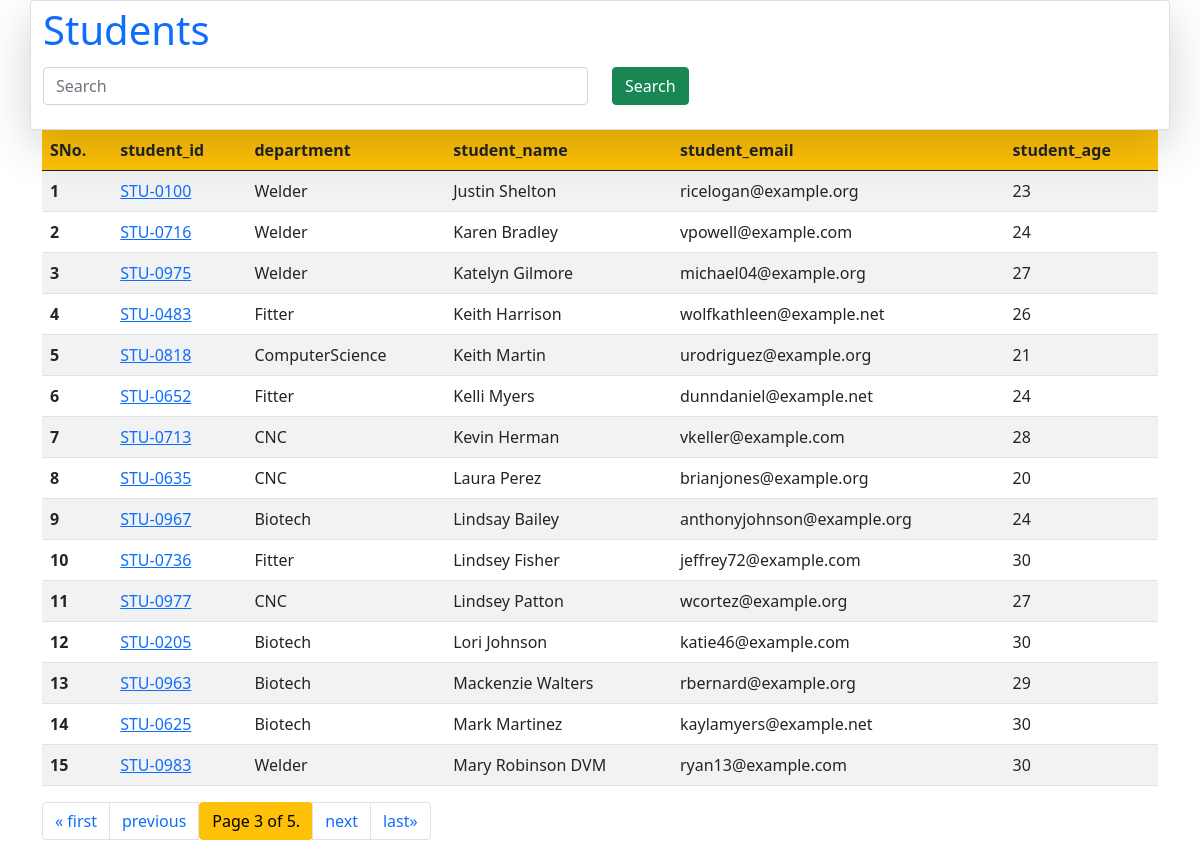
Screenshot of /students/?page=3 with the database file from the repository.
### vege/models.py (models this page shows)
class Student(models.Model):
    department = models.ForeignKey(
        Department, related_name="depart", on_delete=models.CASCADE)
    student_id = models.OneToOneField(
        StudentID, related_name="studentid", on_delete=models.CASCADE)
    student_name = models.CharField(max_length=100)
    student_email = models.EmailField(unique=True)
    student_age = models.IntegerField(default=18)
    student_address = models.TextField()
    def __str__(self) -> str:
        return self.student_name
    class Meta:
        ordering = ['student_name']
        verbose_name = "student"

class StudentID(models.Model):
    student_id = models.CharField(max_length=100)
    def __str__(self) -> str:
        return self.student_id

class Department(models.Model):
    department = models.CharField(max_length=100)
    def __str__(self) -> str:
        return self.department
    class Meta:
        ordering = ['department']

### vege/views.py (the view)
# urls.py: path('students/', views.get_students, name='get_studentss'),
def get_students(request):
    queryset = Student.objects.all()
    if request.GET.get('search'):
        search = request.GET.get('search')
        queryset = queryset.filter(
            Q(student_id__student_id__icontains=search) | Q(
                student_name__icontains=search) | Q(student_email__icontains=search) | Q(department__department__icontains=search)
        )
    paginator = Paginator(queryset, 15)  # Show 25 contacts per page.
    page_number = request.GET.get("page", 1)
    page_obj = paginator.get_page(page_number)
    return render(request, 'report/students.html', {'queryset': page_obj})

### vege/templates/report/students.html (shortened to what this page needs)
<!DOCTYPE html>
<html lang="en">
<head>
    <link href="https://cdn.jsdelivr.net/npm/bootstrap@5.0.2/dist/css/bootstrap.min.css" rel="stylesheet"
>
</head>
<body>
    <div class="container card  shadow-lg">
        <a href="{% url 'get_studentss' %}" class="navbar-brand">
            <h1>Students</h1>
        </a>
        <form class="form mb-4">
            <div class="row ">
                <div class="col-md-6 "> <input class="form-control" name="search" type="search" placeholder="Search">
                </div>
                <div class="col-md-6">
                    <button class="btn btn-success" type="submit">Search</button>
                </div>
            </div>
        </form>
    </div>
    <div class="container">
        <table class="table table-striped">
            <thead class="bg-warning">
                <tr>
                    <th scope="col">SNo.</th>
                    <th scope="col">student_id</th>
                    <th scope="col">department</th>
                    <th scope="col">student_name</th>
                    <th scope="col">student_email</th>
                    <th scope="col">student_age</th>
                </tr>
            </thead>
            <tbody>
                {% for student in queryset %}
                <tr>
                    <th scope="row">{{forloop.counter}}</th>
                    <td>
                        <a href="{% url 'see_marks' student.student_id %}">{{student.student_id}}</a>
                    </td>
                    <td>{{student.department}}</td>
                    <td>{{student.student_name}}</td>
                    <td>{{student.student_email}}</td>
                    <td>{{student.student_age}}</td>
                </tr>
                {% endfor %}
            </tbody>
        </table>
        <div class="pagination">
            <nav aria-label="Page navigation example">
                <ul class="pagination">
                    {% if queryset.has_previous %}
                    <li class="page-item"><a class="page-link" href="?page=1">&laquo; first</a></li>
                    <li class="page-item"><a class="page-link"
                            href="?page={{ queryset.previous_page_number }}">previous</a></li>
                    {% endif %}
                    <span class="current btn btn-warning">
                        Page {{ queryset.number }} of {{ queryset.paginator.num_pages }}.
                    </span>
                    {% if queryset.has_next %}
                    <li class="page-item"><a class="page-link" href="?page={{ queryset.next_page_number }}">next</a>
                    </li>
                    <li class="page-item"><a class="page-link"
                            href="?page={{ queryset.paginator.num_pages }}">last&raquo;</a></li>
                    {% endif %}
                </ul>
            </nav>
        </div>
    </div>
</body>
</html>

### rows the page displays
Student: student_id "STU-0100", department "Welder", student_name "Justin Shelton", student_email "ricelogan@example.org", student_age "23"
Student: student_id "STU-0716", department "Welder", student_name "Karen Bradley", student_email "vpowell@example.com", student_age "24"
Student: student_id "STU-0975", department "Welder", student_name "Katelyn Gilmore", student_email "michael04@example.org", student_age "27"
Student: student_id "STU-0483", department "Fitter", student_name "Keith Harrison", student_email "wolfkathleen@example.net", student_age "26"
Student: student_id "STU-0818", department "ComputerScience", student_name "Keith Martin", student_email "urodriguez@example.org", student_age "21"
Student: student_id "STU-0652", department "Fitter", student_name "Kelli Myers", student_email "dunndaniel@example.net", student_age "24"
Student: student_id "STU-0713", department "CNC", student_name "Kevin Herman", student_email "vkeller@example.com", student_age "28"
Student: student_id "STU-0635", department "CNC", student_name "Laura Perez", student_email "brianjones@example.org", student_age "20"
Student: student_id "STU-0967", department "Biotech", student_name "Lindsay Bailey", student_email "anthonyjohnson@example.org", student_age "24"
Student: student_id "STU-0736", department "Fitter", student_name "Lindsey Fisher", student_email "jeffrey72@example.com", student_age "30"
Student: student_id "STU-0977", department "CNC", student_name "Lindsey Patton", student_email "wcortez@example.org", student_age "27"
Student: student_id "STU-0205", department "Biotech", student_name "Lori Johnson", student_email "katie46@example.com", student_age "30"
Student: student_id "STU-0963", department "Biotech", student_name "Mackenzie Walters", student_email "rbernard@example.org", student_age "29"
Student: student_id "STU-0625", department "Biotech", student_name "Mark Martinez", student_email "kaylamyers@example.net", student_age "30"
Student: student_id "STU-0983", department "Welder", student_name "Mary Robinson DVM", student_email "ryan13@example.com", student_age "30"

### other values shown
{{ queryset.number }} "3"
{{ queryset.paginator.num_pages }} "5"
